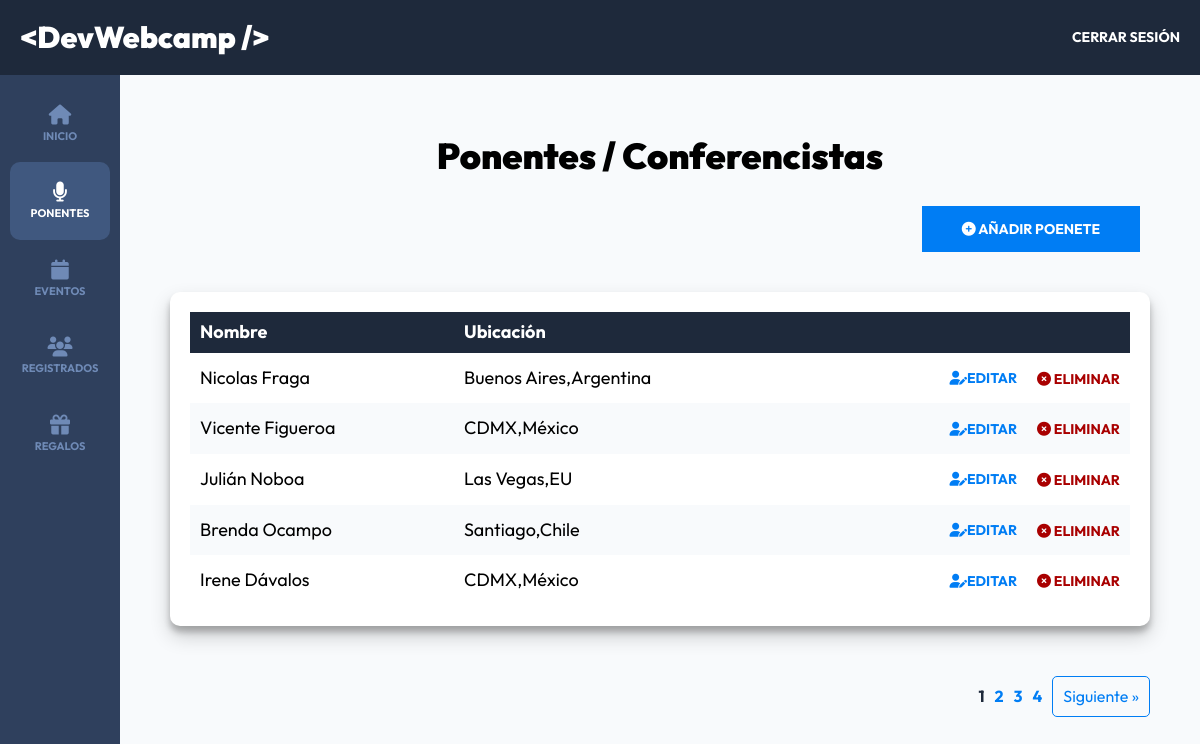
The app's page /admin/ponentes?page=1 (signed in) with its own data.
### tables this page shows
CREATE TABLE `ponentes` (
  `id` int NOT NULL AUTO_INCREMENT,
  `nombre` varchar(40) DEFAULT NULL,
  `apellido` varchar(40) DEFAULT NULL,
  `ciudad` varchar(20) DEFAULT NULL,
  `pais` varchar(20) DEFAULT NULL,
  `imagen` varchar(32) DEFAULT NULL,
  `tags` varchar(120) DEFAULT NULL,
  `redes` text,
  PRIMARY KEY (`id`)
);

### controllers/PonentesController.php (called while the page is built, shortened)
<?php
class PonentesController {
    public static function index ( Router $router ) {
        $pagina_actual = $_GET["page"];
        $pagina_actual = filter_var($pagina_actual, FILTER_VALIDATE_INT);
        $registro_por_pagina = 5;
        $total = Ponente::total();
        $paginacion = new Paginacion($pagina_actual, $registro_por_pagina, $total);
        $ponentes = Ponente::paginar($registro_por_pagina, $paginacion->offset());
        $router->render("admin/ponentes/index", [
            "titulo" => "Ponentes / Conferencistas",
            "ponentes" => $ponentes,
            "paginacion" => $paginacion->paginacion()
        ]);
    }
}

### public/index.php (called while the page is built, shortened)
<?php
$router = new Router();
$router->get('/login', [AuthController::class, 'login']);
$router->post('/login', [AuthController::class, 'login']);
$router->post('/logout', [AuthController::class, 'logout']);
$router->get('/registro', [AuthController::class, 'registro']);
$router->post('/registro', [AuthController::class, 'registro']);
$router->get('/olvide', [AuthController::class, 'olvide']);
$router->post('/olvide', [AuthController::class, 'olvide']);
$router->get('/reestablecer', [AuthController::class, 'reestablecer']);
$router->post('/reestablecer', [AuthController::class, 'reestablecer']);
$router->get('/mensaje', [AuthController::class, 'mensaje']);
$router->get('/confirmar-cuenta', [AuthController::class, 'confirmar']);
$router->get('/admin/dashboard', [DashboardController::class, 'index']);
$router->get('/admin/ponentes', [PonentesController::class, 'index']);
$router->get('/admin/ponentes/crear', [PonentesController::class, 'crear']);
$router->post('/admin/ponentes/crear', [PonentesController::class, 'crear']);
$router->get('/admin/ponentes/editar', [PonentesController::class, 'editar']);
$router->post('/admin/ponentes/editar', [PonentesController::class, 'editar']);
$router->post('/admin/ponentes/eliminar', [PonentesController::class, 'eliminar']);
$router->get('/admin/eventos', [EventosController::class, 'index']);
$router->get('/admin/eventos/crear', [EventosController::class, 'crear']);
$router->post('/admin/eventos/crear', [EventosController::class, 'crear']);
$router->get('/admin/eventos/editar', [EventosController::class, 'editar']);
$router->post('/admin/eventos/editar', [EventosController::class, 'editar']);
$router->post('/admin/eventos/eliminar', [EventosController::class, 'eliminar']);
$router->get('/api/eventos-horario', [APIEventos::class, 'index']);
$router->get('/api/ponentes', [APIPonentes::class, 'index']);
$router->get('/api/ponente', [APIPonentes::class, 'ponente']);
$router->get('/api/regalos', [APIRegalos::class, 'index']);
$router->get('/admin/registrados', [RegistradosController::class, 'index']);
$router->get('/admin/regalos', [RegalosController::class, 'index']);
$router->get("/finalizar-registro", [RegistroController::class, "crear"]);
$router->post("/finalizar-registro/gratis", [RegistroController::class, "gratis"]);
$router->post("/finalizar-registro/pagar", [RegistroController::class, "pagar"]);
$router->get("/finalizar-registro/conferencias", [RegistroController::class, "conferencias"]);
$router->POST("/finalizar-registro/conferencias", [RegistroController::class, "conferencias"]);
$router->get("/boleto", [RegistroController::class, "boleto"]);
$router->get('/', [PaginasController::class, 'index']);
$router->get('/devwebcamp', [PaginasController::class, 'eventos']);
$router->get('/paquetes', [PaginasController::class, 'paquetes']);
$router->get('/workshops-conferencias', [PaginasController::class, 'conferencias']);
$router->get('/404', [PaginasController::class, 'error']);
$router->comprobarRutas();

### models/ActiveRecord.php (called while the page is built, shortened)
<?php
class ActiveRecord {
    protected static $db;
    protected static $tabla = '';
    public static function setDB($database) {
        self::$db = $database;
    }
    public static function consultarSQL($query) {
        $resultado = self::$db->query($query);
        $array = [];
        while($registro = $resultado->fetch_assoc()) {
            $array[] = static::crearObjeto($registro);
        }
        return $array;
    }
    protected static function crearObjeto($registro) {
        $objeto = new static;
        foreach($registro as $key => $value ) {
            if(property_exists( $objeto, $key  )) {
                $objeto->$key = $value;
            }
        }
        return $objeto;
    }
    public static function paginar($por_pagina, $offset) {
        $query = "SELECT * FROM " . static::$tabla . " ORDER BY id DESC LIMIT ${por_pagina} OFFSET ${offset}" ;
        $resultado = self::consultarSQL($query);
        return  $resultado;
    }
    public static function total($columna = "", $valor = "") {
        $query = "SELECT COUNT(*) FROM " . static::$tabla;
        $resultado = self::$db->query($query);
        $total = $resultado->fetch_array();
        return array_shift ($total);
    }
}

### views/admin/ponentes/index.php (the view, shortened to what this page needs)
<h2 class="dashboard__heading"><?php echo $titulo ?></h2>
<div class="dashboard__contenedor-boton">
    <a class="dashboard__boton" href="/admin/ponentes/crear">
        <i class="fa-solid fa-circle-plus"></i>
        Añadir Poenete
    </a>
</div>
<div class="dashboard__contenedor">
    <?php if(!empty($ponentes)) {?>
        <table class="table">
            <thead class="table__thead">
                <tr>
                    <th scope="col" class="table__th">Nombre</th>
                    <th scope="col" class="table__th">Ubicación</th>
                    <th scope="col" class="table__th"></th>
                </tr>
            </thead>
            <tbody class="table__tbody">
                <?php foreach ($ponentes as $ponente): ?>
                    <tr class="table__tr">
                        <td class="table__td">
                            <?php echo $ponente->nombre . " " . $ponente->apellido; ?>
                        </td>
                        <td class="table__td">
                            <?php echo $ponente->ciudad . "," . $ponente->pais; ?>
                        </td>
                        <td class="table__td--acciones">
                            <a class="table__accion table__accion--editar" href="/admin/ponentes/editar?id=<?php echo $ponente->id; ?>"><i class="fa-solid fa-user-pen"></i>Editar</a>
                            <form method="POST" action="/admin/ponentes/eliminar" class="table__formulario">
                                <button class="table__accion table__accion--eliminar" type="submit">
                                    <i class="fa-solid fa-circle-xmark"></i> Eliminar
                                </button>
                            </form>
                        </td>
                    </tr>
                <?php endforeach; ?>
            </tbody>
        </table>
    <?php } else { ?>
        <p class="text-center">Aún no hay Ponentes</p>
    <?php } ?>
</div>
<?php echo $paginacion ?>

### public/build/css/app.css (style rules this page uses)
html { -webkit-text-size-adjust:100%;line-height:1.15 }
body { margin:0 }
a { background-color:transparent }
button,input,optgroup,select,textarea { font-family:inherit;font-size:100%;line-height:1.15;margin:0 }
button,input { overflow:visible }
button,select { text-transform:none }
[type=button],[type=reset],[type=submit],button { -webkit-appearance:button }
html { box-sizing:border-box;font-size:62.5%;height:100% }
*,:after,:before { box-sizing:inherit }
body { font-family:Outfit,sans-serif;font-size:1.8rem }
a { text-decoration:none }
h1,h2,h3 { font-family:Outfit,sans-serif;font-weight:900;margin:2rem 0 }
h2 { font-size:3.6rem }
[class$=__heading] { font-family:Outfit,sans-serif;font-weight:900;margin:5rem 0 3rem;text-align:center }
.dashboard { background-color:#f8fafc;display:flex;flex-direction:column;height:100% }
.dashboard__contenedor-boton { margin:0 1rem 2rem }
@media (min-width:768px) { .dashboard__contenedor-boton { display:flex;justify-content:flex-end;margin-bottom:4rem } }
.dashboard__boton { background-color:#007df4;border:none;color:#fff;display:inline-block;font-size:1.8rem;font-size:1.4rem;font-weight:700;padding:1.5rem 4rem;text-align:center;text-transform:uppercase;transition-duration:.3s;transition-property:background-color;width:100% }
@media (min-width:768px) { .dashboard__boton { width:auto } }
.dashboard__contenedor,.dashboard__formulario { background-color:#fff;border-radius:1rem;box-shadow:0 10px 20px rgba(0,0,0,.19),0 6px 6px rgba(0,0,0,.23);padding:2rem }
.table { border-collapse:collapse;width:100% }
.table__thead { background-color:#1e293b;color:#fff }
.table__th { padding:1rem;text-align:left }
.table__tr:nth-child(2n) { background-color:#f8fafc }
.table__td,.table__td--acciones { padding:1.5rem 1rem }
.table__td--acciones { align-items:center;display:flex;gap:2rem;justify-content:flex-end }
.table__accion { all:unset;font-size:1.4rem;font-weight:700;text-transform:uppercase }
.table__accion--editar { color:#007df4 }
.table__accion--eliminar { color:#a90000 }

### records on screen
ponentes: nombre "Nicolas", apellido "Fraga", ciudad "Buenos Aires", pais "Argentina"
ponentes: nombre "Vicente", apellido "Figueroa", ciudad "CDMX", pais "México"
ponentes: nombre "Julián", apellido "Noboa", ciudad "Las Vegas", pais "EU"
ponentes: nombre "Brenda", apellido "Ocampo", ciudad "Santiago", pais "Chile"
ponentes: nombre "Irene", apellido "Dávalos", ciudad "CDMX", pais "México"

### other values on screen
$titulo "Ponentes / Conferencistas"
